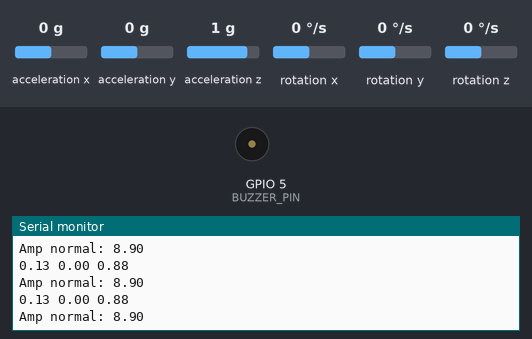
This sketch was run on a simulated ESP32. On the bench: buzzer (waves = sounding, pin HIGH), the last lines printed to the serial monitor. Wiring (inferred from the names in the program): MPU-6050 motion sensor at I2C address 0x68. The test bench sets the inputs (shaded band); at power-on: acceleration z 1 g, acceleration x 0 g, acceleration y 0 g, rotation x 0 °/s, rotation y 0 °/s, rotation z 0 °/s. WiFi joins after 1.5 s; servers stay silent unless stated; no MQTT or app messages arrive unless stated.

Above: at 2.4 s.
2.5 s: acceleration z set to 0 g
At 2.71 s:
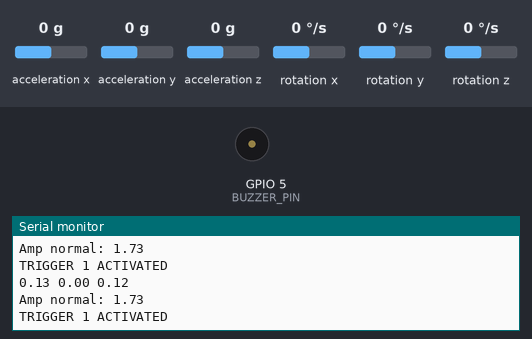
4.2 s: acceleration x set to -1.4 g
At 4.66 s:
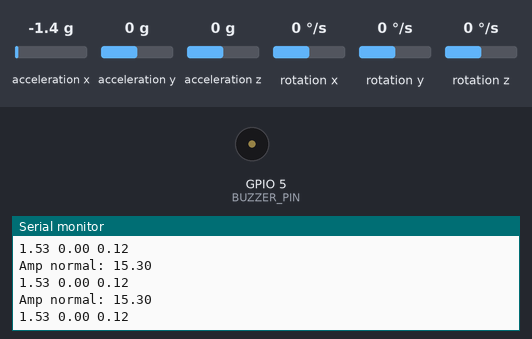
Timing chart, 0 to 7.2 s (numbered marks = the images above; inputs shaded):
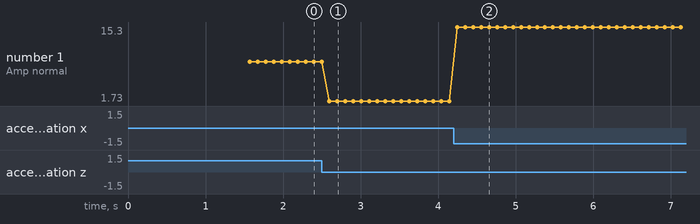

Measured:
- after the input at 2.5 s, the serial monitor: prints a new line after 0.10 s (image 1)
- after the input at 4.2 s, the serial monitor: prints a new line after 0.05 s (image 2)
- plotted number 1: 8.9 → 1.73 after the input at 2.5 s, 1.73 → 15.3 after the input at 4.2 s

The sketch:

Node_sensor.ino
```cpp
//#include <Adafruit_MPU6050.h>
//#include <Adafruit_Sensor.h>
#include <Wire.h>
#include <WiFi.h>
#include <PubSubClient.h>
#include "Config.h"
#define BUZZER_PIN 5 // Buzzer's pin 5
#define WIFI_TIMEOUT_MS 20000
#define ledcAttachPin

//IPAddress server(address[0], address[1], address[2], address[3]);
WiFiClient client;
PubSubClient pubclient(mqtt_server, 1883, client);

//Adafruit_MPU6050 mpu;
//sensors_event_t a, g, temp;

String fall_data;
void send_event(const char *event);
const int MPU_addr = 0x68; // I2C address of the MPU-6050
static int16_t AcX, AcY, AcZ, Tmp, GyX, GyY, GyZ;
float ax = 0, ay = 0, az = 0, gx = 0, gy = 0, gz = 0;
boolean fall = false;
boolean trigger1 = false, trigger2 = false, trigger3 = false;  //trigger
byte trigCount1 = 0, trigCount2 = 0, trigCount3 = 0; //trigger Count
int angleChange = 0;

void setup() {
  Serial.begin(115200);
  pinMode(BUZZER_PIN, OUTPUT);
  ledcAttachPin(13, 0);
  Wire.begin(21, 22, 100000);
  Wire.beginTransmission(MPU_addr);
  Wire.write(0x6B);  // PWR_MGMT_1 register
  Wire.write(0);     // set to zero (wakes up the MPU-6050)
  Wire.endTransmission(true);

}

/*
  This program first checks if the accelerometer value is higher than the lower threshold,
  if so, then it waits for half a second and checks for higher thresholds.
  If the accelerometer value exceeds the upper threshold,
  then it calculates the change in orientation for the gyroscope values.
  When there is a sudden change in orientation,
  it waits for 10 seconds and checks if the orientation remains the same.
*/
void loop() {
  if (WiFi.status() == WL_CONNECTED) {
    mpu_read();
    //Serial.print(AcX); Serial.print(" ");
    //Serial.print(AcY); Serial.print(" "); Serial.println(AcZ);
    ax = (AcX - 2050) / 16384.00;
    ay = (AcY - 77) / 16384.00;
    az = (AcZ - 1947) / 16384.00;
    gx = (GyX + 270) / 131.07;
    gy = (GyY - 351) / 131.07;
    gz = (GyZ + 136) / 131.07;

    //  ax = AcX / 16384.00;
    //  ay = AcY / 16384.00;
    //  az = AcZ / 16384.00;
    //  gx = GyX / 131.07;
    //  gy = GyY / 131.07;
    //  gz = GyZ / 131.07;
    Serial.print(abs(ax)); Serial.print(" ");
    Serial.print(abs(ay)); Serial.print(" "); Serial.println(abs(az));
    String fall_status = "0";  //no fall, status ok

    String axis_data = String(abs(ax)) + " " + String(abs(ay)) + " " + String(abs(az)) + " " + String(fall_status);

    if (pubclient.publish(status_topic, axis_data.c_str())) {
      //Serial.println("Fall status sent!");
    }
    // Again, client.publish will return a boolean value depending on whether it succeded or not.
    // If the message failed to send, we will try again, as the connection may have broken.
    else {
      Serial.println("Fall Status failed to send. Reconnecting to MQTT Broker and trying again");
      pubclient.connect(clientID, mqtt_username, mqtt_password);
      delay(10); // This delay ensures that client.publish doesn't clash with the client.connect call
      //pubclient.publish(status_topic, fall_status);
    }

    float Raw_Amp = pow(pow(ax, 2) + pow(ay, 2) + pow(az, 2), 0.5);
    float Amp = Raw_Amp * 10;  // Mulitiplied by 10 bcz values are between 0 to 1
    Serial.print("Amp normal: "); Serial.println(Amp); Serial.print("\n");
    pubclient.publish(fall_topic, axis_data.c_str());
    if (Amp <= 3 && trigger2 == false) { //if AM breaks lower threshold (0.4g)
      trigger1 = true;
      Serial.println("TRIGGER 1 ACTIVATED");
    }
    if (trigger1 == true) {
      trigCount1++;
      if (Amp >= 12) { //if AM breaks upper threshold (3g)
        Serial.print("Amp-1 : "); Serial.println(Amp);
        trigger2 = true;
        Serial.println("TRIGGER 2 ACTIVATED");
        trigger1 = false; trigCount1 = 0;
      }
    }
    if (trigger2 == true) {
      trigCount2++;
      angleChange = pow(pow(gx, 2) + pow(gy, 2) + pow(gz, 2), 0.5);
      //Serial.print("Angle-2: "); Serial.println(angleChange);
      if (angleChange >= 40 && angleChange <= 400) { //if orientation changes by between 80-100 degrees
        Serial.print("Amp-2 : "); Serial.println(Amp);
        trigger3 = true; trigger2 = false; trigCount2 = 0;
        Serial.print("Angle-2: "); Serial.println(angleChange);
        Serial.println("TRIGGER 3 ACTIVATED");
      }
    }
    if (trigger3 == true) {
      trigCount3++;
      if (trigCount3 >= 12) {
        angleChange = pow(pow(gx, 2) + pow(gy, 2) + pow(gz, 2), 0.5);
        //delay(10);
        //Serial.print("Angle-3: "); Serial.println(angleChange);
        if ((angleChange >= 0) && (angleChange <= 30)) { //if orientation changes remains between 0-10 degrees
          Serial.print("Amp-3 : "); Serial.println(Amp);
          fall = true; trigger3 = false; trigCount3 = 0;
          Serial.print("Angle-3: "); Serial.println(angleChange);
        }
        else { //user regained normal orientation
          trigger3 = false; trigCount3 = 0;
          Serial.println("TRIGGER 3 DEACTIVATED");
        }
      }
    }
    if (fall == true) { //in event of a fall detection
      Serial.println("FALL DETECTED");
      digitalWrite(BUZZER_PIN, HIGH);
      ledcWriteTone(0, 294);
      fall_status = "1";  //fall detected
      //send_event("falldetection");
      String axis_data = String(abs(ax)) + " " + String(abs(ay)) + " " + String(abs(az)) + " " + String(fall_status);
      if (pubclient.publish(status_topic, axis_data.c_str())) {
        Serial.println("Fall Sent!!!");
      }

      delay(3000);
      digitalWrite(BUZZER_PIN, LOW);
      fall = false;
    }
    if (trigCount2 >= 6) { //allow 0.5s for orientation change
      trigger2 = false; trigCount2 = 0;
      Serial.println("TRIGGER 2 DECACTIVATED");
    }
    if (trigCount1 >= 6) { //allow 0.5s for AM to break upper threshold
      trigger1 = false; trigCount1 = 0;
      Serial.println("TRIGGER 1 DECACTIVATED");
    }
    delay(100);
    ////////////////////////////////////////////////////////////

  } else if (WiFi.status() != WL_CONNECTED) {
    // (Re)Connect to WiFi network
    connectToWiFi();
  } else if (!client.connected()) {
    // (Re)Connect to server
    client.stop();
    connectToServer();
    delay(1000);
  }
}

/////////////////////////////////////////////////////////////////////////////

void mpu_read() {
  Wire.beginTransmission(MPU_addr);
  Wire.write(0x3B);  // starting with register 0x3B (ACCEL_XOUT_H)
  Wire.endTransmission(false);
  Wire.requestFrom(MPU_addr, 14, true); // request a total of 14 registers
  AcX = Wire.read() << 8 | Wire.read(); // 0x3B (ACCEL_XOUT_H) & 0x3C (ACCEL_XOUT_L)
  AcY = Wire.read() << 8 | Wire.read(); // 0x3D (ACCEL_YOUT_H) & 0x3E (ACCEL_YOUT_L)
  AcZ = Wire.read() << 8 | Wire.read(); // 0x3F (ACCEL_ZOUT_H) & 0x40 (ACCEL_ZOUT_L)
  Tmp = Wire.read() << 8 | Wire.read(); // 0x41 (TEMP_OUT_H) & 0x42 (TEMP_OUT_L)
  GyX = Wire.read() << 8 | Wire.read(); // 0x43 (GYRO_XOUT_H) & 0x44 (GYRO_XOUT_L)
  GyY = Wire.read() << 8 | Wire.read(); // 0x45 (GYRO_YOUT_H) & 0x46 (GYRO_YOUT_L)
  GyZ = Wire.read() << 8 | Wire.read(); // 0x47 (GYRO_ZOUT_H) & 0x48 (GYRO_ZOUT_L)
}

void connectToWiFi() {
  Serial.print("Connecting to WiFi ");
  Serial.println(WIFI_SSID);
  WiFi.mode(WIFI_STA);
  WiFi.begin(WIFI_SSID, WIFI_PASSWORD);

  unsigned long startAttemptTime = millis();

  while (WiFi.status() != WL_CONNECTED && millis() - startAttemptTime < WIFI_TIMEOUT_MS) {
    Serial.print(".");
    delay(100);
  }

  if (WiFi.status() != WL_CONNECTED) {
    Serial.println(" Failed!");
  } else {
    Serial.println(" Connected!");
    Serial.print("IP address is : ");
    Serial.println(WiFi.localIP());
  }
}

void connectToServer() {
  if (pubclient.connect(clientID, mqtt_username, mqtt_password)) {
    Serial.println("Connected to MQTT Broker!");
  }
  else {
    Serial.println("Connection to MQTT Broker failed...");
  }
}

void send_event(const char *event) {
  Serial.print("Connecting to ");
  Serial.println(host);
  // Use WiFiClient class to create TCP connections
  WiFiClient client;
  const int httpPort = 80;
  if (!client.connect(host, httpPort)) {
    Serial.println("Connection failed");
    return;
  }
  // We now create a URI for the request
  String url = "/trigger/";
  url += event;
  url += "/with/key/";
  url += privateKey;
  Serial.print("Requesting URL: ");
  Serial.println(url);
  // This will send the request to the server
  client.print(String("GET ") + url + " HTTP/1.1\r\n" +
               "Host: " + host + "\r\n" +
               "Connection: close\r\n\r\n");
  while (client.connected())
  {
    if (client.available())
    {
      String line = client.readStringUntil('\r');
      Serial.print(line);
    } else {
      // No data yet, wait a bit
      delay(50);
    };
  }
  Serial.println();
  Serial.println("closing connection");
  client.stop();
}
```

Config.h
```cpp
// Rename this file to "Config.h"
#define WIFI_SSID "change this" // SSID of your WiFi network
#define WIFI_PASSWORD "change this" // Password of your WiFi network
#define mqtt_server "192.168.68.116"  // IP of the MQTT broker
#define status_topic "home/fall/status"
#define fall_topic "home/fall/data"
#define mqtt_username "iot" // MQTT username
#define mqtt_password "iot" // MQTT password
#define clientID "client_fall" // MQTT client ID
#define host "maker.ifttt.com"
#define privateKey "change this"


const int address[4] = { 192, 168, 68, 113 }; // Address of your RPi, split into 4 parts
```
